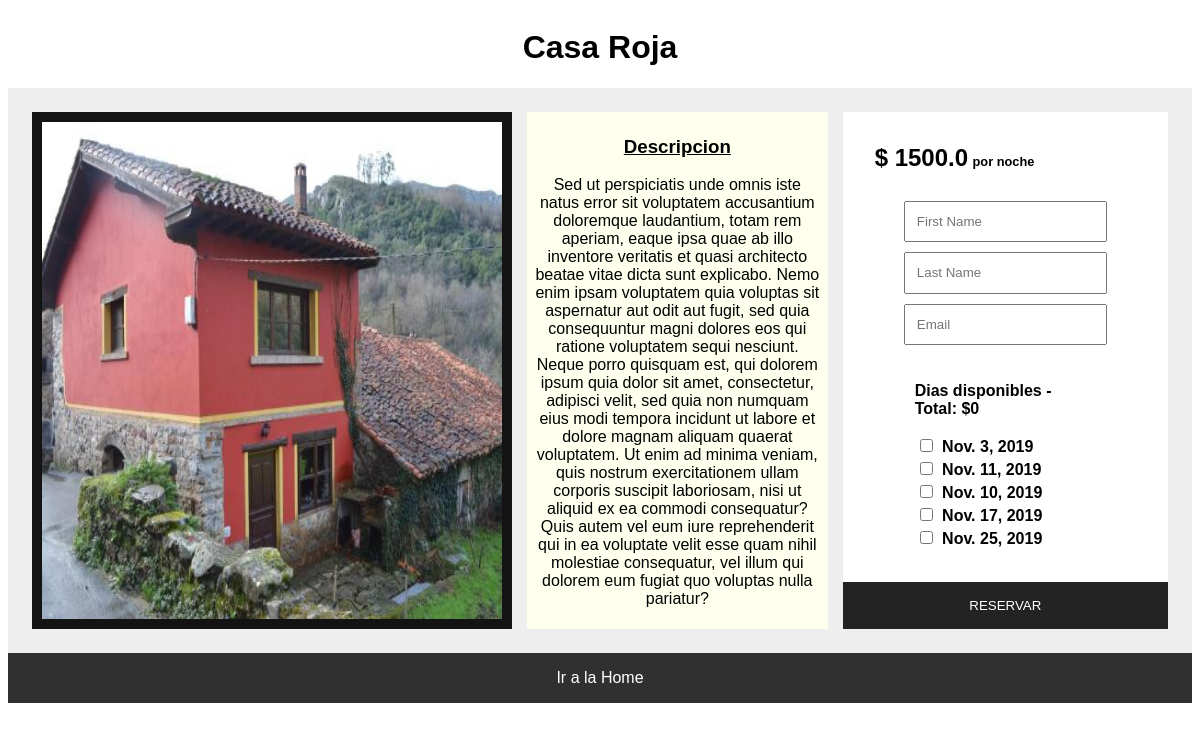
Page /ownerships/5 on the committed database.
### hotel/models.py (models this page shows)
class Ownership(models.Model):
    amount_pax = models.IntegerField(default=1)
    title = models.CharField(max_length=60, default='Undefined Title')
    city = models.ForeignKey(City, on_delete=models.CASCADE)
    cover = models.ImageField(blank=False, null=False, upload_to='static/images/', default='')
    rate = models.FloatField(default=0)
    host = models.ForeignKey(Host,on_delete=models.CASCADE, null=True)
    description = models.TextField(max_length=3000, default="", null=True)
    def __str__(self):
        return "\nCity: \t %s" % self.city

class RentalDate(models.Model):
    date = models.DateField()
    ownership = models.ForeignKey(Ownership, on_delete=models.CASCADE, default=None, null=True)
    booked = models.ForeignKey(Book, on_delete=models.SET_NULL, null=True, blank=True)
    def __str__(self):
        return "\nDate:  %s , \nBooked: \t %s \nOwnership: \t %s" % (self.date, self.booked, self.ownership)

### hotel/views.py (the view)
# urls.py: path('ownerships/<int:ownership_id>', ownership_details, name="ownership_details"),
def ownership_details(request, ownership_id, message=None):
    ownership = get_object_or_404(Ownership, pk=ownership_id)
    rental_dates = RentalDate.objects.filter(ownership_id=ownership_id, booked=None);
    print(rental_dates)
    context = {
        'ownership': ownership,
        'rental_dates': rental_dates,
        'message': message
    }
    return render(request, 'hotel/ownership_details.html', context)

### hotel/models.py (called while the page is built)
    def __str__(self):
        return str(self.name)

### templates/hotel/ownership_details.html (shortened to what this page needs)
<!doctype html>
{% load static from staticfiles %}
<html lang="en">
<head>
    <link rel="stylesheet" href="{%  static 'css/style.css' %}">
    <link rel="stylesheet" href="{% static 'css/ownership-details.css' %}">
</head>
<body>
    <main class="main">
        <h1 style="text-align: center;">{{ ownership.title }}</h1>
        <div class="ownership-details-body">
            <div class="ownership-details-image">
                <img src="/{{ownership.cover}}" alt="{{ownership.title}}">
            </div>
            <div class="ownership-details-description">
                <h3 style="text-decoration:underline">Descripcion</h3>
                <p>
                    {{ownership.description}}
                </p>
            </div>
            <div class="ownership-details-book">
                <div class="book-rate-info">
                    <div class="book-rate">$ <span id="rate">{{ ownership.rate }}</span></div>
                    <div class="book-inline-text">por noche</div>
                    {% if rental_dates %}
                    <form name="bookForm" class="book-form" action="/hotel/book" method="POST" autocomplete="off">
                        <input type="text" name="name" placeholder="First Name" required>
                        <input type="text" name="lastname" placeholder="Last Name" required>
                        <input type="email" name="email" placeholder="Email" required>
                        <div class="book-dates">
                            <p>Dias disponibles - Total: $<span id="total">0</span> </p>
                            {% for date in rental_dates %}
                            <div class="input-date">
                                <input type="checkbox" onchange='handleChange(this);' name="date[]"
                                    value="{{ date.id }}"> {{ date.date }}
                            </div>
                            {% endfor %}
                        </div>
                        <button id="btn-book" class="btn-book btn-accent btn-block" type="submit"
                            disabled="disabled">Reservar</button>
                    </form>
                    {% else %}
                    <h2 style="position:relative;top:30px" class="alert message-warning">No hay dias disponibles...</h2>
                    {% endif %}
                </div>
            </div>
        </div>
        <a href="/" class="btn-back btn-default">Ir a la Home</a>
    </main>
</body>
</html>

### static/css/style.css (style rules this page uses)
body { font-family: sans-serif; }

### static/css/ownership-details.css (style rules this page uses)
.main { display: grid; grid-template-columns: auto; grid-template-rows: min-content min-content min-content; }
.ownership-details-body { display: grid; padding:1.5rem; background: #eee; grid-template-columns: 30rem 2fr 2fr; row-gap: 10px; column-gap: 15px; }
.ownership-details-description { padding: 5px; text-align: center; background: #FFE; }
.ownership-details-image { padding: 10px; background: #131313 }
.ownership-details-image img { width: 100%; height: 100%; }
.ownership-details-book { position: relative; padding:2rem; color: #000000; background: #FFF; }
.book-rate-info { font-weight: bold; }
.book-rate { display: inline; color: #000000; font-size: 1.5rem; }
.book-inline-text { display: inline; font-size: .8rem; }
.btn-book { position: absolute; bottom: 0; left:0; border: none; padding:1rem; cursor:pointer; text-transform:uppercase; }
.btn-block { width:100%; }
.btn-back { position: relative; border: none; padding:1rem; text-decoration: none; text-align: center; bottom:0; top:0; }
.btn-accent { color: #FFF; background: crimson; }
.btn-default { color: #FFF; background: #303030; }
.book-form { padding:1.5rem; }
.book-form input { padding:.7rem; margin:5px; }
.btn-book:disabled { cursor: default; background: #232323; }
.book-dates { padding:1rem; }

### rows in the picture
Ownership: title "Casa Roja", cover (picture), description "Sed ut perspiciatis unde omnis iste natus error sit voluptatem accusantium doloremque laudantium, totam rem aperiam, eaque ipsa quae ab illo inventore veritatis et quasi architecto beatae vitae dicta sunt explicabo. Nemo enim ipsam voluptatem quia voluptas sit aspernatur aut odit aut fugit, sed quia consequuntur magni dolores eos qui ratione voluptatem sequi nesciunt. Neque porro quisquam est, qui dolorem ipsum quia dolor sit amet, consectetur, adipisci velit, sed quia non numquam eius modi tempora incidunt ut labore et dolore magnam aliquam quaerat voluptatem. Ut enim ad minima veniam, quis nostrum exercitationem ullam corporis suscipit laboriosam, nisi ut aliquid ex ea commodi…", rate "1500.0"
RentalDate: date "Nov. 3, 2019"
RentalDate: date "Nov. 11, 2019"
RentalDate: date "Nov. 10, 2019"
RentalDate: date "Nov. 17, 2019"
RentalDate: date "Nov. 25, 2019"
